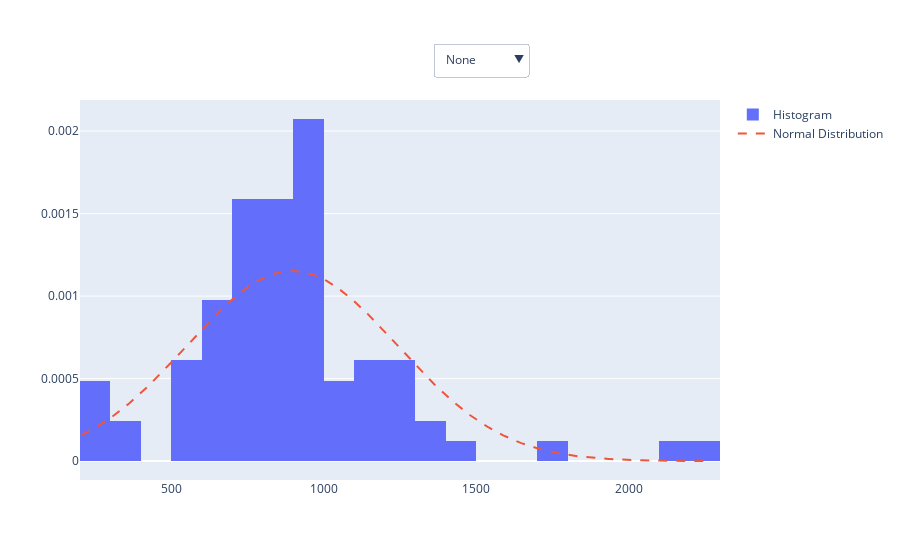

Source (notebook cell):
### Code cell
import plotly.graph_objects as go
import numpy as np
from scipy.stats import norm, gaussian_kde

cur_data = data.health_3q2023
cur_min = cur_data.min()
cur_max = cur_data.max()

# Create histogram
hist = go.Histogram(x=cur_data, histnorm='probability density', name='Histogram', nbinsx=30)
bw_methods = ["scott", "silverman"]

x_vals = np.linspace(cur_min, cur_max, 1000)


# KDE traces
kde_traces = []
for method in bw_methods:

    kde = gaussian_kde(cur_data, bw_method=method)
    
    kde_trace = go.Scatter(
        x=x_vals,
        y = kde.evaluate(x_vals), # Placeholder for actual KDE
        mode='lines',
        name=f'KDE ({method})',
        visible=False
    )
    kde_traces.append(kde_trace)

# Normal distribution trace
normal_trace = go.Scatter(
    x=x_vals,
    y=norm.pdf(x_vals, loc=np.mean(cur_data), scale=np.std(cur_data)),
    mode='lines',
    name='Normal Distribution',
    line=dict(dash='dash')
)

# Add all traces
fig = go.Figure(data=[hist, normal_trace] + kde_traces)

# Update layout with selector
fig.update_layout(
    updatemenus=[
        dict(
            type="dropdown",
            direction="down",
            x=0.7,
            y=1.15,
            showactive=True,
            buttons=list([
                dict(label="None",
                     method="update",
                     args=[{"visible": [True, True] + [False] * len(bw_methods)},
                           {"title": "None"}]),
                dict(label="scott",
                     method="update",
                     args=[{"visible": [True, True] + [method == 'scott' for method in bw_methods]},
                           {"title": "Gaussian KDE (scott)"}]),
                dict(label="silverman",
                     method="update",
                     args=[{"visible": [True, True] + [method == 'silverman' for method in bw_methods]},
                           {"title": "Gaussian KDE (silverman)"}]),

            ]),
        )
    ]
)

fig.show()

### Figure 1 — Plotly figure (JSON) as saved in the notebook; plotly's stock layout.template omitted (floating-point values rounded to 4 significant figures; data arrays with more than 128 entries replaced by an {"elided": "..."} marker saying what was removed)
{"data": [{"histnorm": "probability density", "name": "Histogram", "nbinsx": 30, "type": "histogram", "x": [756.0, 604.6, 897.6, 973.4, 1209.0, 1163.0, 873.9, 740.4, 996.8, 1342.0, 997.5, 813.4, 897.8, 737.8, 795.5, 769.8, 995.3, 1110.0, 980.9, 950.2, 844.8, 984.5, 549.2, 980.0, 1294.0, 1057.0, 1316.0, 697.8, 708.3, 621.2, 578.3, 2250.0, 607.6, 1145.0, 941.1, 578.5, 261.1, 205.3, 327.2, 988.3, 525.0, 229.4, 851.4, 896.8, 720.2, 896.0, 1192.0, 1231.0, 739.5, 1099.0, 933.5, 1034.0, 857.1, 853.4, 594.9, 779.6, 886.9, 773.8, 1222.0, 1201.0, 902.6, 604.2, 277.1, 710.6, 664.2, 691.0, 1175.0, 825.7, 940.9, 693.9, 2194.0, 303.9, 987.9, 740.8, 929.3, 965.1, 1798.0, 860.6, 1004.0, 1420.0, 975.0, 760.6]}, {"line": {"dash": "dash"}, "mode": "lines", "name": "Normal Distribution", "type": "scatter", "x": {"elided": "1000 float values"}, "y": {"elided": "1000 float values"}}, {"mode": "lines", "name": "KDE (scott)", "type": "scatter", "visible": false, "x": {"elided": "1000 float values"}, "y": {"elided": "1000 float values"}}, {"mode": "lines", "name": "KDE (silverman)", "type": "scatter", "visible": false, "x": {"elided": "1000 float values"}, "y": {"elided": "1000 float values"}}], "layout": {"updatemenus": [{"buttons": [{"args": [{"visible": [true, true, false, false]}, {"title": "None"}], "label": "None", "method": "update"}, {"args": [{"visible": [true, true, true, false]}, {"title": "Gaussian KDE (scott)"}], "label": "scott", "method": "update"}, {"args": [{"visible": [true, true, false, true]}, {"title": "Gaussian KDE (silverman)"}], "label": "silverman", "method": "update"}], "direction": "down", "showactive": true, "type": "dropdown", "x": 0.7, "y": 1.15}]}}
